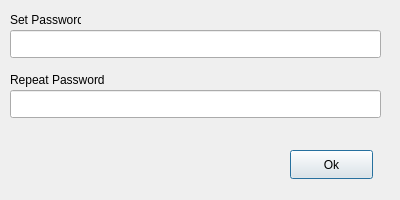
<?xml version="1.0" encoding="UTF-8"?>
<ui version="4.0">
 <class>setPassword</class>
 <widget class="QDialog" name="setPassword">
  <property name="geometry">
   <rect>
    <x>0</x>
    <y>0</y>
    <width>400</width>
    <height>200</height>
   </rect>
  </property>
  <property name="minimumSize">
   <size>
    <width>400</width>
    <height>200</height>
   </size>
  </property>
  <property name="maximumSize">
   <size>
    <width>400</width>
    <height>200</height>
   </size>
  </property>
  <property name="windowTitle">
   <string>Dialog</string>
  </property>
  <widget class="QLineEdit" name="setPasswordText">
   <property name="geometry">
    <rect>
     <x>10</x>
     <y>30</y>
     <width>371</width>
     <height>28</height>
    </rect>
   </property>
   <property name="echoMode">
    <enum>QLineEdit::Password</enum>
   </property>
  </widget>
  <widget class="QLineEdit" name="repeatPasswordText">
   <property name="geometry">
    <rect>
     <x>10</x>
     <y>90</y>
     <width>371</width>
     <height>28</height>
    </rect>
   </property>
   <property name="echoMode">
    <enum>QLineEdit::Password</enum>
   </property>
  </widget>
  <widget class="QLabel" name="setPasswordLabel">
   <property name="geometry">
    <rect>
     <x>10</x>
     <y>10</y>
     <width>71</width>
     <height>20</height>
    </rect>
   </property>
   <property name="text">
    <string>Set Password</string>
   </property>
  </widget>
  <widget class="QLabel" name="repeatPasswordLabel">
   <property name="geometry">
    <rect>
     <x>10</x>
     <y>70</y>
     <width>121</width>
     <height>20</height>
    </rect>
   </property>
   <property name="text">
    <string>Repeat Password</string>
   </property>
  </widget>
  <widget class="QLabel" name="information">
   <property name="geometry">
    <rect>
     <x>10</x>
     <y>130</y>
     <width>271</width>
     <height>61</height>
    </rect>
   </property>
   <property name="text">
    <string/>
   </property>
   <property name="wordWrap">
    <bool>true</bool>
   </property>
  </widget>
  <widget class="QPushButton" name="Ok">
   <property name="geometry">
    <rect>
     <x>290</x>
     <y>150</y>
     <width>83</width>
     <height>29</height>
    </rect>
   </property>
   <property name="text">
    <string>Ok</string>
   </property>
  </widget>
 </widget>
 <resources/>
 <connections/>
</ui>
